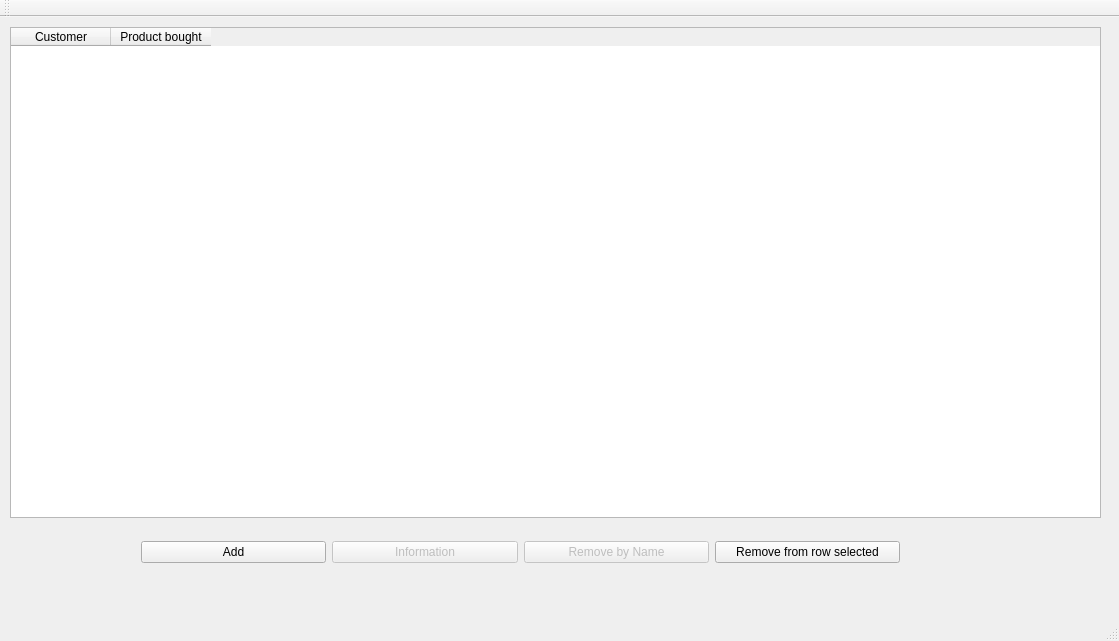
<?xml version="1.0" encoding="UTF-8"?>
<ui version="4.0">
 <class>CustomerList</class>
 <widget class="QMainWindow" name="CustomerList">
  <property name="geometry">
   <rect>
    <x>0</x>
    <y>0</y>
    <width>1119</width>
    <height>641</height>
   </rect>
  </property>
  <property name="windowTitle">
   <string>CustomerList</string>
  </property>
  <widget class="QWidget" name="centralWidget">
   <widget class="QTableWidget" name="CustomerWidget">
    <property name="geometry">
     <rect>
      <x>10</x>
      <y>10</y>
      <width>1091</width>
      <height>491</height>
     </rect>
    </property>
    <property name="rowCount">
     <number>0</number>
    </property>
    <attribute name="verticalHeaderVisible">
     <bool>false</bool>
    </attribute>
    <column>
     <property name="text">
      <string>Customer</string>
     </property>
    </column>
    <column>
     <property name="text">
      <string>Product bought</string>
     </property>
    </column>
   </widget>
   <widget class="QWidget" name="horizontalLayoutWidget">
    <property name="geometry">
     <rect>
      <x>130</x>
      <y>510</y>
      <width>781</width>
      <height>51</height>
     </rect>
    </property>
    <layout class="QHBoxLayout" name="horizontalLayout">
     <item>
      <widget class="QPushButton" name="AddButton">
       <property name="enabled">
        <bool>true</bool>
       </property>
       <property name="text">
        <string>Add</string>
       </property>
      </widget>
     </item>
     <item>
      <widget class="QPushButton" name="InfoButton">
       <property name="enabled">
        <bool>false</bool>
       </property>
       <property name="text">
        <string>Information</string>
       </property>
      </widget>
     </item>
     <item>
      <widget class="QPushButton" name="EditButton">
       <property name="enabled">
        <bool>false</bool>
       </property>
       <property name="text">
        <string>Remove by Name</string>
       </property>
      </widget>
     </item>
     <item>
      <widget class="QPushButton" name="RemoveButton">
       <property name="text">
        <string>Remove from row selected</string>
       </property>
      </widget>
     </item>
    </layout>
   </widget>
  </widget>
  <widget class="QMenuBar" name="menuBar">
   <property name="geometry">
    <rect>
     <x>0</x>
     <y>0</y>
     <width>1119</width>
     <height>21</height>
    </rect>
   </property>
  </widget>
  <widget class="QToolBar" name="mainToolBar">
   <attribute name="toolBarArea">
    <enum>TopToolBarArea</enum>
   </attribute>
   <attribute name="toolBarBreak">
    <bool>false</bool>
   </attribute>
  </widget>
  <widget class="QStatusBar" name="statusBar"/>
 </widget>
 <layoutdefault spacing="6" margin="11"/>
 <resources/>
 <connections/>
</ui>
